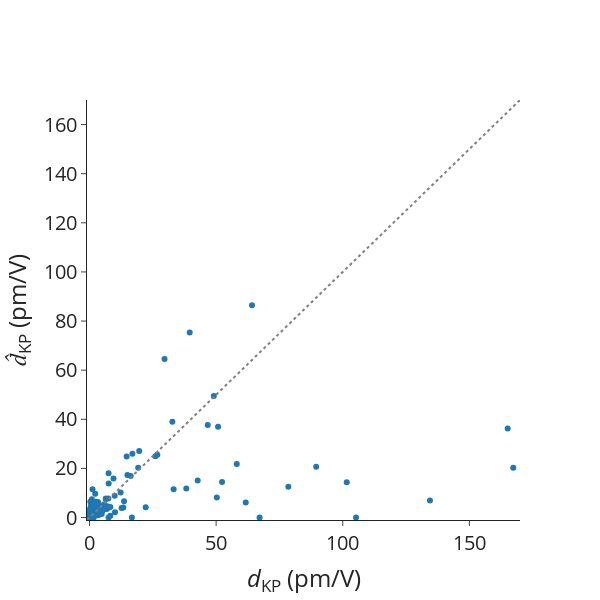

The notebook cell saved with this chart:
### Markdown cell above
## Errors on dKP masked

### Code cell
# Data

mae = mean_absolute_error(
    df_pred_matten["dKP_true"], df_pred_matten["dKP_matten_masked"]
)
mape = mean_absolute_percentage_error(
    df_pred_matten["dKP_true"], df_pred_matten["dKP_matten_masked"]
)
rmse = root_mean_squared_error(
    df_pred_matten["dKP_true"], df_pred_matten["dKP_matten_masked"]
)
spearmanrho = spearmanr(df_pred_matten["dKP_true"], df_pred_matten["dKP_matten_masked"])
print(f"MAE = {mae}")
print(f"MAPE = {mape}")
print(f"RMSE = {rmse}")
print(f"Rho_sp = {spearmanrho.statistic}")

# Scatter plot for previous outputs.
scatter_dKP = go.Scatter(
    x=df_pred_matten["dKP_true"],
    y=df_pred_matten["dKP_matten_masked"],
    mode="markers",
    name="",
    showlegend=False,
    text=[mpid for mpid in df_pred_matten.index.values],
)

ideal = go.Scatter(
    x=[-1, 200],
    y=[-1, 200],
    mode="lines",
    line=dict(color="gray", dash="dot"),
    showlegend=False,
)

# Layout
layout = go.Layout(
    # title=dict(text='Scatter Plot'),
    xaxis=dict(title="<i>d</i><sub>KP</sub> (pm/V)", range=[-1, 170]),
    yaxis=dict(title="<i>d&#770;</i><sub>KP</sub> (pm/V)", range=[-1, 170]),
    # legend=dict(font=dict(size=12)),
)

# Create figure
fig = go.Figure(data=[scatter_dKP, ideal], layout=layout)

fig.update_layout(
    autosize=False,
    font_size=20,
    width=600,
    height=600,
    # plot_bgcolor="white",
    template="simple_white",
)
fig.update_layout(
    xaxis=dict(
        # tickmode = 'array',
        # tickvals = [1, 2,3,4,5,6,7,8],
        # ticktext = ['One', 'Three', 'Five', 'Seven', 'Nine', 'Eleven']
        showgrid=False,
    ),
    yaxis=dict(
        # tickmode = 'array',
        # tickvals = [1, 2,3,4,5,6,7,8],
        # ticktext = ['One', 'Three', 'Five', 'Seven', 'Nine', 'Eleven']
        showgrid=False,
    ),
)

# Show figure
fig.show()

### Figure 1 — Plotly figure (JSON) as saved in the notebook; plotly's stock layout.template omitted (floating-point values rounded to 4 significant figures)
{"data": [{"mode": "markers", "name": "", "showlegend": false, "text": ["mp-21892", "mp-8070", "mp-558491", "mp-632684", "mp-23329", "mp-555150", "mp-760755", "mp-6268", "mp-559057", "mp-1778", "mp-2176", "mp-22909", "mp-9844", "mp-9066", "mp-6126", "mp-632229", "mp-21521", "mp-1287", "mp-756044", "mp-754712", "mp-18168", "mp-505702", "mp-559065", "mp-559545", "mp-549720", "mp-561385", "mp-13666", "mp-14444", "mp-2469", "mp-31451", "mp-1023924", "mp-38011", "mp-8884", "mp-6980", "mp-4524", "mp-11714", "mp-1180133", "mp-1225884", "mp-1196457", "mp-560894", "mp-1196282", "mp-1219328", "mp-1227124", "mp-1102285", "mp-1227389", "mp-1227110", "mp-1079676", "mp-1228342", "mp-17862", "mp-504952", "mp-1223849", "mp-1208039", "mp-625175", "agm003160552", "agm003202328", "agm002278924", "agm003202410", "mp-1227011", "agm002224865", "agm003157565", "agm002140778", "agm002041336", "agm003219193", "mp-1228160", "mp-1223489", "mp-1221169", "mp-4431", "mp-1105300", "mp-1103351", "mp-1029368", "mp-1029633", "agm002147818", "agm002153139", "mp-555202", "mp-1216976", "mp-626172", "agm002156258", "mp-772748", "mp-1223389", "mp-9427", "mp-1225916", "agm003237859", "mp-1221971", "agm002237807", "mp-1215642", "agm003213121", "agm002297812", "mp-29157", "mp-555915", "agm002138671", "agm002790067", "agm002205114", "agm002184995", "agm003235252", "agm003206267", "agm003705731", "agm2000126920", "agm2000137141", "agm005848675", "mp-2802611", "agm005056300", "agm004786326", "agm001234439", "agm002056302", "agm002137665", "mp-554918", "agm001375463", "agm005721583", "agm006020719", "agm003112540", "agm004787350", "agm002176403", "agm002161194", "agm2000136656", "mp-1208179", "agm002017294", "agm002041315", "agm003469328", "agm005072178", "agm005664742", "agm004773455", "agm005071058", "agm006047746", "agm005754384", "agm005748012"], "type": "scatter", "x": [1.67, 0.6154, 0.9163, 0.6333, 8.217, 1.671, 0.09891, 6.413, 1.629, 0.3199, 105.2, 2.588, 0.9484, 0.3188, 2.733, 2.91, 7.526, 0.142, 0.2817, 1.17, 2.409, 1.566, 6.498, 5.768, 22.18, 0.7001, 50.26, 13.33, 16.72, 67.16, 2.575, 6.983, 39.56, 61.69, 89.5, 6.45, 5.011, 0.1571, 0.1078, 0.4985, 0.02059, 2.709, 16.28, 7.286, 38.2, 0.00916, 1.418, 1.382, 33.21, 14.64, 0.09266, 0.9609, 0.2779, 12.28, 32.71, 165.1, 134.4, 52.33, 1.163, 0.2773, 3.739, 42.72, 0.2357, 0.2415, 0.1658, 10.05, 19.62, 26.76, 2.242, 14.97, 7.445, 0.3866, 2.536, 0.2467, 12.64, 0.2233, 0.6697, 0.2717, 26.04, 0.5744, 1.182, 0.3447, 5.871, 101.6, 3.522, 3.896, 1.145, 78.51, 0.4181, 4.991, 46.68, 64.16, 167.3, 0.04742, 19.21, 6.713, 0.2248, 8.213, 7.517, 0.8983, 7.568, 13.64, 0.8273, 3.414, 0.2176, 2.489, 29.62, 9.476, 0.413, 49.08, 1.713, 1.529, 9.926, 3.323, 0.8543, 16.93, 58.14, 0.3122, 0.3562, 3.195, 4.768, 1.395, 50.77, 1.478, 0.4218], "y": [1.299e-06, 5.238, 7.411, 1.688, 0.7427, 1.719, 0.4108, 7.534, 3.854, 2.899e-06, 1.668e-08, 1.113, 1.138, 6.416, 1.856, 2.538, 3.872e-06, 1.276e-06, 2.917, 0.4606, 3.102, 0.5134, 3.44, 3.829, 4.151, 1.484, 8.172, 4.098, 3.03e-07, 3.461e-10, 4.095, 3.549, 75.35, 6.119, 20.63, 7.758, 4.47, 0.6598, 0.2434, 0.7465, 0.9351, 4.075, 16.96, 4.53, 11.85, 0.2853, 2.19, 0.9376, 11.52, 24.83, 1.939, 1.01, 2.8, 10.23, 39.02, 36.22, 6.934, 14.49, 11.47, 3.83, 4.88, 15.09, 2.156, 1.937, 0.5763, 2.169, 27.09, 25.61, 9.688, 17.3, 7.783, 2.781, 6.413, 1.966, 3.851, 1.389, 1.955, 1.764, 24.95, 1.251, 5.845, 2.492, 5.394, 14.4, 5.803, 3.377, 3.287, 12.49, 0.2048, 2.468, 37.67, 86.45, 20.32, 0.9445, 20.27, 4.472, 2.785, 4.315, 18.06, 2.024, 13.83, 6.617, 1.9, 0.9353, 0.6497, 1.415, 64.56, 15.88, 1.827, 49.44, 0.4998, 4.145, 8.891, 6.317, 1.364, 25.99, 21.78, 1.463, 0.5979, 5.678, 1.456, 4.333, 37.0, 5.295, 0.5993]}, {"line": {"color": "gray", "dash": "dot"}, "mode": "lines", "showlegend": false, "type": "scatter", "x": [-1, 200], "y": [-1, 200]}], "layout": {"autosize": false, "font": {"size": 20}, "height": 600, "width": 600, "xaxis": {"range": [-1, 170], "showgrid": false, "title": {"text": "<i>d</i><sub>KP</sub> (pm/V)"}}, "yaxis": {"range": [-1, 170], "showgrid": false, "title": {"text": "<i>d&#770;</i><sub>KP</sub> (pm/V)"}}}}
